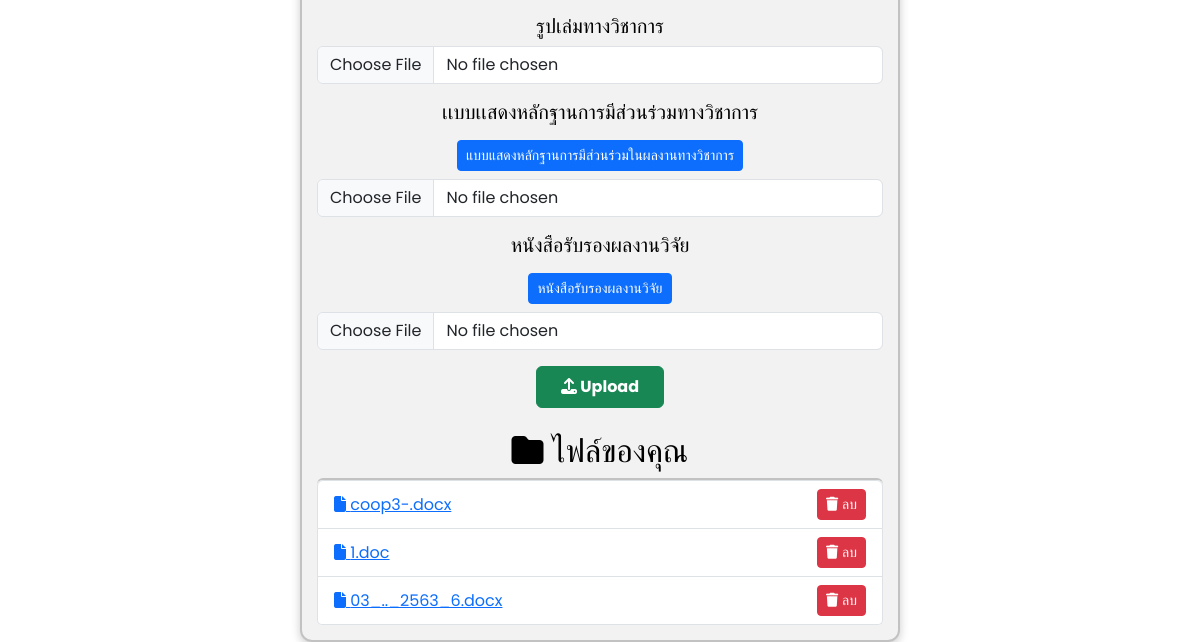
/profile (signed in, lower part), run on an earlier commit of the app's database.
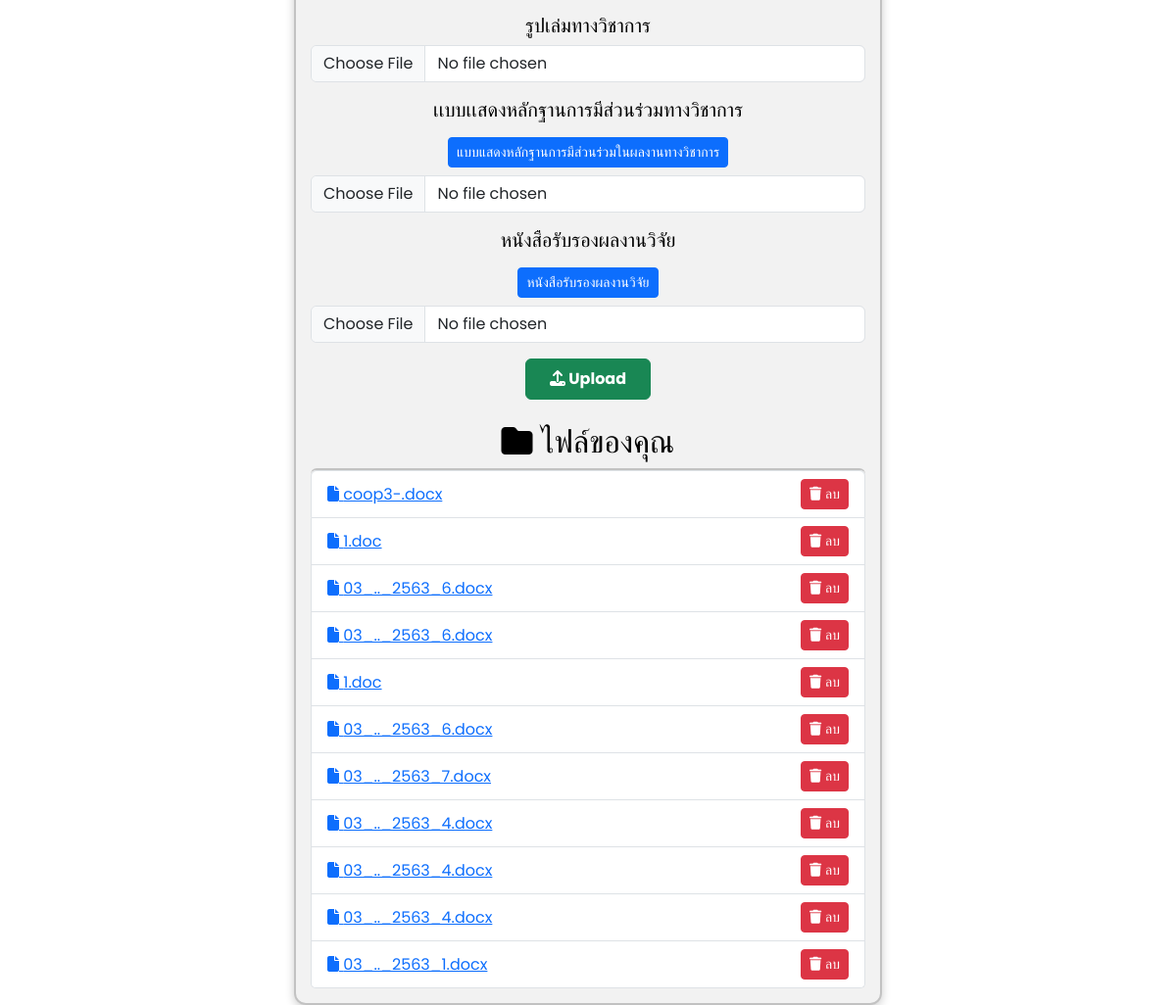
And on a later commit of the database.
### models.py (models this page shows)
class File(db.Model):
    id = db.Column(db.Integer, primary_key=True)
    filename = db.Column(db.String(255), nullable=False)
    file_path = db.Column(db.String(255), nullable=True)
    status = db.Column(db.String(50), nullable=False, default="รอตรวจสอบ")
    comment = db.Column(db.Text, nullable=True)
    user_id = db.Column(db.Integer, db.ForeignKey('user.id'), nullable=False)
    upload_date = db.Column(db.DateTime, default=db.func.current_timestamp())
    review_date = db.Column(db.DateTime, nullable=True)
    approve_date = db.Column(db.DateTime, nullable=True)
    user = db.relationship('User', back_populates='files')

### app.py (the view)
@app.route('/profile')
def profile():
    if 'user_id' not in session:
        return redirect(url_for('login'))
    user  = User.query.get(session['user_id'])
    files = File.query.filter_by(user_id=user.id).all()
    th = {
        'engineering': 'วิศวกรรมศาสตร์',
        'science':     'วิทยาศาสตร์',
        'education':   'ครุศาสตร์',
        'nursing':     'พยาบาลศาสตร์',
        'law':         'นิติศาสตร์',
        'arts':        'ศิลปศาสตร์'
    }
    return render_template(
        'profile.html',
        username=user.username,
        email   =user.email,
        role    =user.role,
        faculty =th.get(user.faculty, user.faculty),   # ส่งชื่อไทย
        files   =files
    )

### templates/profile.html (shortened to what this page needs)
<!DOCTYPE html>
<html lang="th">
<head>
    <link href="https://cdn.jsdelivr.net/npm/bootstrap@5.3.3/dist/css/bootstrap.min.css" rel="stylesheet">
    <link rel="stylesheet" href="https://cdnjs.cloudflare.com/ajax/libs/font-awesome/6.4.2/css/all.min.css">
</head>
<body>
    <div class="container mt-5">
        <div class="card text-center">
            <form id="uploadForm" action="{{ url_for('upload_profile') }}" method="POST" enctype="multipart/form-data">
                <div class="mb-3">
                    <h5>รูปเล่มทางวิชาการ</h5>
                    <input type="file" name="file_academic" accept=".pdf, .doc, .docx" class="form-control">
                </div>
                <div class="mb-3">
                    <h5>เเบบเเสดงหลักฐานการมีส่วนร่วมทางวิชาการ</h5>
                    <a href="{{ url_for('static', filename='static/forms/แบบแสดงหลักฐานการมีส่วนร่วมในผลงานทางวิจัย.doc') }}"
                       class="btn btn-sm btn-primary mt-2 mb-2" download>
                       แบบแสดงหลักฐานการมีส่วนร่วมในผลงานทางวิชาการ
                    </a>
                    <input type="file" name="file_academic" accept=".pdf, .doc, .docx" class="form-control">
                </div>
                <div class="mb-3">
                    <h5>หนังสือรับรองผลงานวิจัย</h5>
                    <a href="{{ url_for('static', filename='forms/หนังสือรับรองการเผยแพร่ผลงานทางวิชาการ.doc') }}"
                       class="btn btn-sm btn-primary mt-2 mb-2" download>
                       หนังสือรับรองผลงานวิจัย
                    </a>
                    <input type="file" name="file_academic" accept=".pdf, .doc, .docx" class="form-control">
                </div>
                <button type="submit" class="btn btn-success fw-bold px-4 py-2">
                    <i class="fas fa-upload"></i> Upload
                </button>
            </form>
            <h2 class="mt-4"><i class="fas fa-folder"></i> ไฟล์ของคุณ</h2>
            <ul class="list-group">
                {% for file in files %}
                <li class="list-group-item d-flex justify-content-between align-items-center">
                    <a href="{{ url_for('view_file', filename=file.filename) }}" target="_blank">
                        <i class="fas fa-file"></i> {{ file.filename }}
                    </a>
                    <a href="{{ url_for('delete_file', file_id=file.id) }}" class="btn btn-danger btn-sm">
                        <i class="fas fa-trash"></i> ลบ
                    </a>
                </li>
                {% endfor %}
            </ul>
        </div>
    </div>
</body>
</html>

What changed in the data, as far as the page shows it:
added File: filename "03_.._2563_6.docx"
added File: filename "1.doc"
added File: filename "03_.._2563_6.docx"
added File: filename "03_.._2563_7.docx"
added File: filename "03_.._2563_4.docx"
added File: filename "03_.._2563_4.docx"
added File: filename "03_.._2563_4.docx"
added File: filename "03_.._2563_1.docx"
